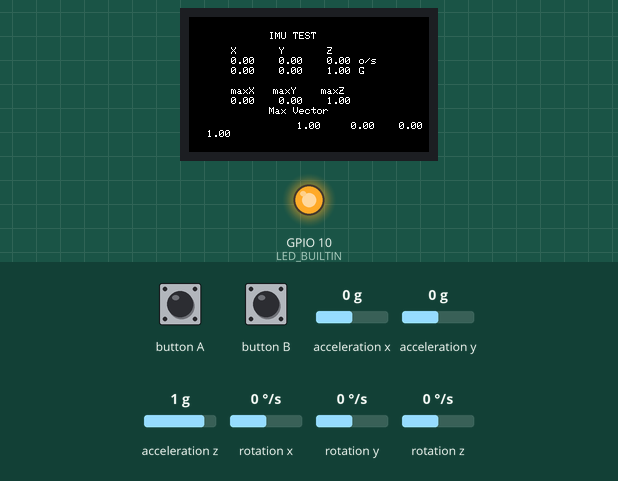
Recording of a sketch running on a simulated ESP32-S3. On the bench: 240×135 colour display, output pins drawn as LEDs (lit = HIGH). The inputs (shaded band) are chosen by the test bench; at power-on: acceleration x 0 g, acceleration y 0 g, acceleration z 1 g, rotation x 0 °/s, rotation y 0 °/s, rotation z 0 °/s. What the sketch prints to the serial monitor is not drawn.

Above: at 1.3 s.
1.4 s: acceleration x set to -1.4 g
At 2.0 s:
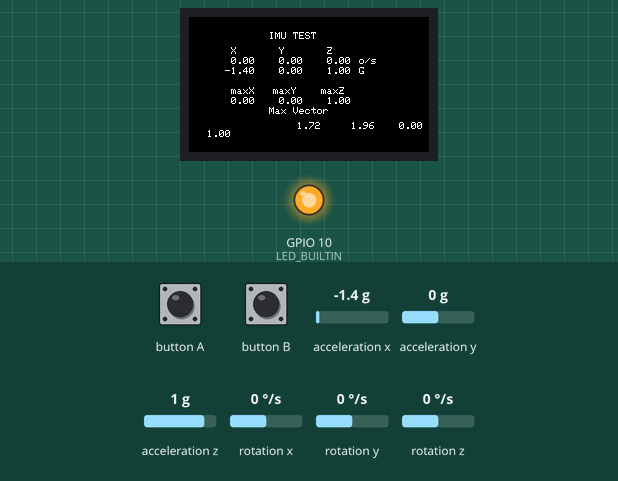
2.9 s: acceleration y set to -1.4 g
At 4.0 s:
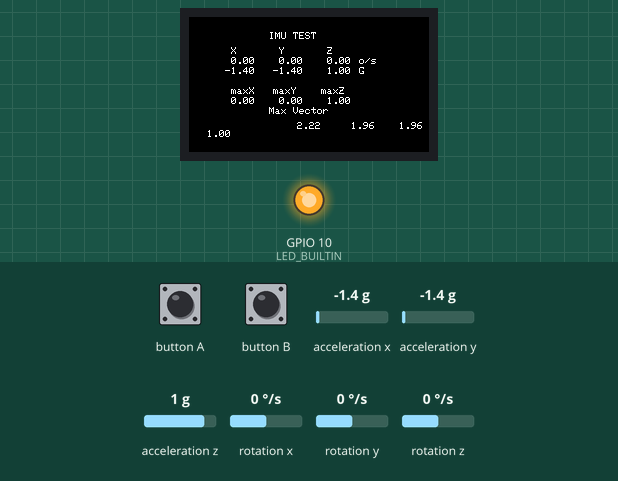
4.4 s: acceleration z set to -1.4 g
At 4.8 s:
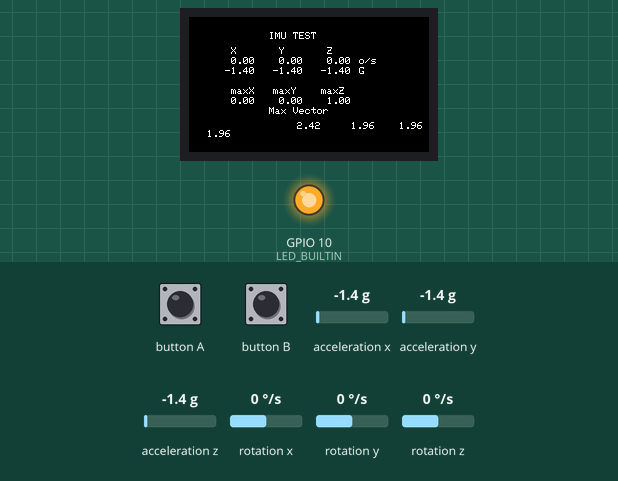
5.9 s: button A pressed for 0.15 s
7.5 s: acceleration x set to -0.8 g
At 8.7 s:
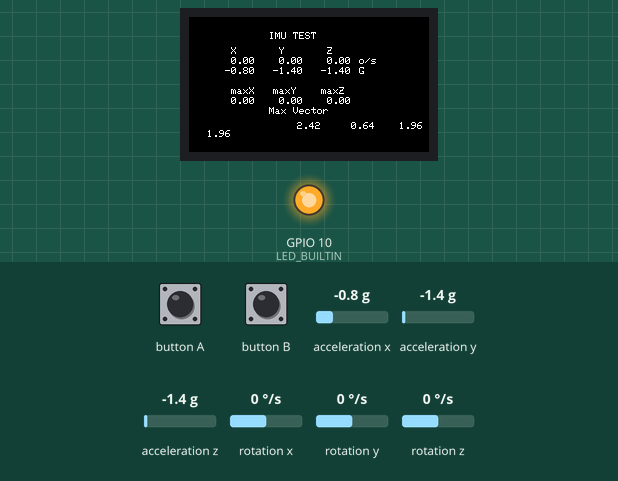
9.0 s: button A pressed for 1 s
At 11.1 s:
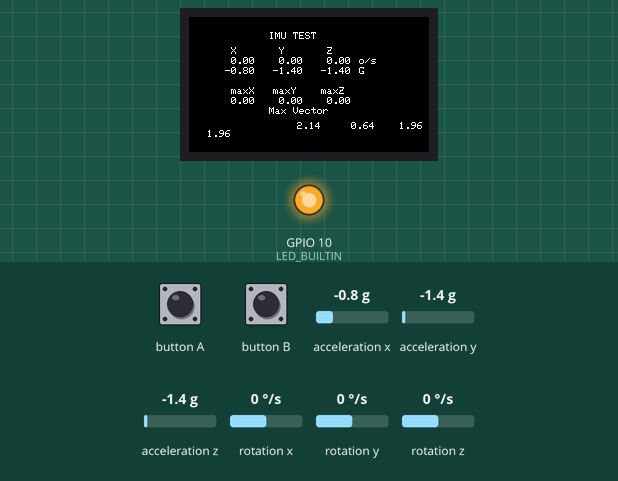
Timing chart, 0 to 10.4 s (numbered marks = the images above; inputs shaded):
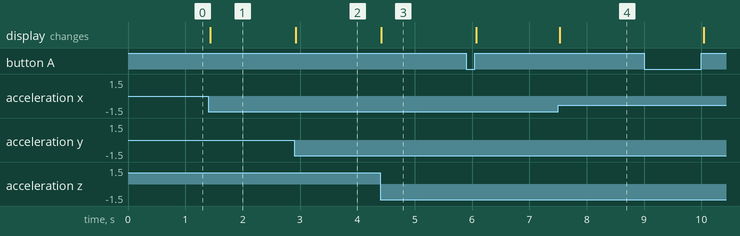

The sketch:

IMUBlinkSketch.ino
```cpp
// (licence header left out)
#include <M5StickCPlus.h>
#define LED_BUILTIN 10

float accX = 0.0F;
float accY = 0.0F;
float accZ = 0.0F;

float gyroX = 0.0F;
float gyroY = 0.0F;
float gyroZ = 0.0F;

float maxX = 0.0F;
float maxY = 0.0F;
float maxZ = 0.0F;

float xSq = 0.0F;
float ySq = 0.0F;
float zSq = 0.0F;

float vectMag = 0.0F;
float maxVectMag = 0.0F;
/* After M5StickC Plus is started or reset
  the program in the setUp () function will be run, and this part will only be
  run once. 在 M5StickC Plus
  启动或者复位后，即会开始执行setup()函数中的程序，该部分只会执行一次。 */
void setup() {
  Serial.begin(115200);
  while (!Serial)
    ;
  M5.begin();     // Init M5StickC Plus.  初始化 M5StickC Plus
  M5.Imu.Init();  // Init IMU.  初始化IMU
  pinMode(LED_BUILTIN, OUTPUT);
  digitalWrite(LED_BUILTIN, HIGH);  // turn the LED off by making the voltage LOW
  M5.Lcd.setRotation(3);            // Rotate the screen. 将屏幕旋转
  M5.Lcd.fillScreen(BLACK);
  M5.Lcd.setTextSize(1);
  M5.Lcd.setCursor(80, 15);  // set the cursor location.  设置光标位置
  M5.Lcd.println("IMU TEST");
  M5.Lcd.setCursor(30, 30);
  M5.Lcd.println("  X       Y       Z");
  M5.Lcd.setCursor(30, 70);
  M5.Lcd.println("  maxX   maxY    maxZ");
  M5.Lcd.setCursor(80, 90);
  M5.Lcd.println("Max Vector");
}

/* After the program in setup() runs, it runs the program in loop()
The loop() function is an infinite loop in which the program runs repeatedly
在setup()函数中的程序执行完后，会接着执行loop()函数中的程序
loop()函数是一个死循环，其中的程序会不断的重复运行 */
void loop() {
  M5.IMU.getGyroData(&gyroX, &gyroY, &gyroZ);
  M5.IMU.getAccelData(&accX, &accY, &accZ);
  //find maxes
  if (maxX < accX) {
    maxX = accX;
  }
  if (maxY < accY) {
    maxY = accY;
  }
  if (maxZ < accZ) {
    maxZ = accZ;
  }
  //make xSq, ySq, zSq
  xSq = sq(accX);
  ySq = sq(accY);
  zSq = sq(accZ);

  //DETERMINE vectMag
  vectMag = sqrt(xSq + ySq + zSq);

  //determine maxVectMag
  if (vectMag > maxVectMag) {
    maxVectMag = vectMag;
    if (maxVectMag > 13) {
      digitalWrite(LED_BUILTIN, LOW);  // turn the LED off by making the voltage LOW
      delay(1000);
      digitalWrite(LED_BUILTIN, HIGH);  // turn the LED on (HIGH is the voltage level)
      delay(1000);                      // wait for a second
      digitalWrite(LED_BUILTIN, LOW);   // turn the LED off by making the voltage LOW
      delay(1000);                      // wait for a second
      digitalWrite(LED_BUILTIN, HIGH);  // turn the LED on (HIGH is the voltage level)
      delay(1000);                      // wait for a second
      digitalWrite(LED_BUILTIN, LOW);   // turn the LED off by making the voltage LOW
      delay(1000);                      // wait for a second
      digitalWrite(LED_BUILTIN, HIGH);  // turn the LED on (HIGH is the voltage level)
      delay(1000);                      // wait for a second
    }
  }


  Serial.println("Vector");
  Serial.println(vectMag);

  M5.Lcd.setCursor(30, 40);
  M5.Lcd.printf("%6.2f  %6.2f  %6.2f      ", gyroX, gyroY, gyroZ);
  M5.Lcd.setCursor(170, 40);
  M5.Lcd.print("o/s");
  M5.Lcd.setCursor(30, 50);
  M5.Lcd.printf(" %5.2f   %5.2f   %5.2f   ", accX, accY, accZ);
  M5.Lcd.setCursor(170, 50);
  M5.Lcd.print("G");
  M5.Lcd.setCursor(30, 80);
  M5.Lcd.printf(" %5.2f   %5.2f   %5.2f   ", maxX, maxY, maxZ);
  M5.Lcd.setCursor(90, 105);
  M5.Lcd.printf("  %5.2f   ", maxVectMag);

  //serial printing
  Serial.printf(" %5.2f   %5.2f   %5.2f   ", maxX, maxY, maxZ);
  Serial.println("");
  Serial.println("Squares");
  M5.Lcd.printf(" %5.2f   %5.2f   %5.2f   ", xSq, ySq, zSq);
  Serial.println("");

  //button stuff
  M5.update();
  if (M5.BtnA
        .wasReleased()) {  // If the button A is pressed.  如果按键 A 被按下
    maxX = 0.0F;
    maxY = 0.0F;
    maxZ = 0.0F;
    maxVectMag = 0.0f;
  }
}
```

Measured:
- after the input at 1.4 s, the display: changes at once (image 1)
- after the input at 2.9 s, the display: changes at once (image 2)
- after the input at 4.4 s, the display: changes at once (image 3)
- after the input at 7.5 s, the display: changes at once (image 4)
